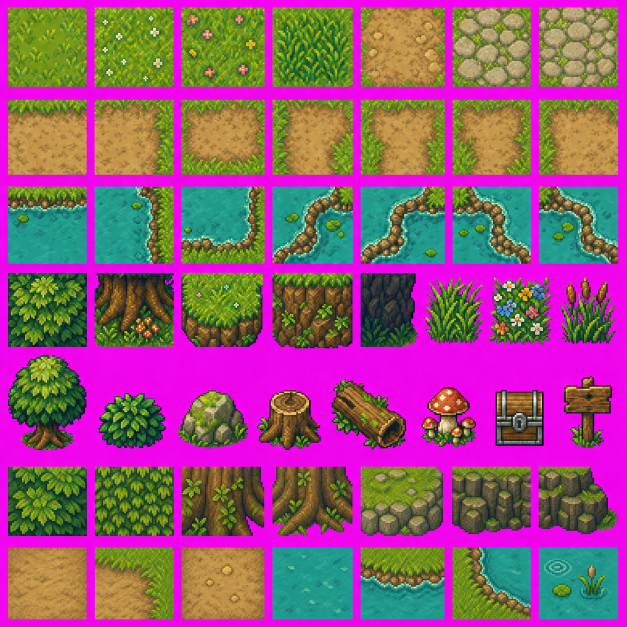
#> input picture Assets/Art/Map/Source/Forest/forest-gba-design-master.png, 1254 x 1254 px, found by its file name (shown at 1/2 size)
$ python build_forest_gba_atlas.py
#> lines starting #> are read from the running program, lines starting #| are printed output that depends on the picture; after the words box and inside, x2 and y2 are one past the last pixel; in counts of white or black regions, pixels touching at a corner belong together
#!/usr/bin/env python3
"""承認済みSourceを正規化し、Unity用の単一Production Atlasへ格納する。

見た目の質感はSourceから保持する。許可する処理は切り出し、外周Magentaの透過、
Nearest Neighbor縮小、透明Padding、道路接続形状の決定的合成、格納と検査に限定する。
"""

from __future__ import annotations

from collections import deque
import hashlib
import json
from pathlib import Path
from statistics import median

from PIL import Image


MASTER_PATH = Path("Assets/Art/Map/Source/Forest/forest-gba-design-master.png")
EXTENSION_ROOT = Path("Assets/Art/Map/Source/Forest/Extensions")
GENERATED_OBSTACLE_ROOT = Path(
    "Assets/Art/Generated/MapAuthoring/Source/ObstacleVisuals"
)
GENERATED_DECORATION_ROOT = Path(
    "Assets/Art/Generated/MapAuthoring/Source/Decorations"
)
GENERATED_SURFACE_ROOT = Path(
    "Assets/Art/Generated/MapAuthoring/Source/Surfaces"
)
GENERATED_EDGE_ROOT = Path(
    "Assets/Art/Generated/MapAuthoring/Source/Edges"
)
OUTPUT_ROOT = Path("Assets/Art/Map/Production/Forest")
ATLAS_PATH = OUTPUT_ROOT / "forest-gba-production-atlas.png"
CATALOG_PATH = OUTPUT_ROOT / "forest-gba-production-atlas.json"
QA_PATH = Path("Assets/Art/Generated/MapAuthoring/QA/forest-gba-production-atlas-v4-3.png")
MASTER_SHA256 = "D90F51F33EFB470728924B8088035E777AAE7E0DF133AB3A799522114A50B705"

ATLAS_SIZE = 1024
TILE_SIZE = 32
EDGE_VARIANT_COUNT = 4
ROAD_SOCKET_START = 6
ROAD_SOCKET_END = 26
ROAD_SOCKET_COLLAR = 2

ROW_1 = (12, 175)
ROW_5 = (710, 900)
ROW_7 = (1094, 1254)
TOP_COLUMNS = (
    (14, 175),
    (188, 347),
    (361, 530),
    (544, 707),
    (720, 890),
    (903, 1063),
    (1077, 1237),
)
PROP_COLUMNS = (
    (14, 172),
    (197, 331),
    (355, 496),
    (512, 642),
    (663, 812),
    (842, 953),
    (990, 1088),
    (1128, 1225),
)

NORTH = 1
EAST = 2
SOUTH = 4
WEST = 8
BLOB_NORTH = 1
BLOB_NORTH_EAST = 2
BLOB_EAST = 4
BLOB_SOUTH_EAST = 8
BLOB_SOUTH = 16
BLOB_SOUTH_WEST = 32
BLOB_WEST = 64
BLOB_NORTH_WEST = 128


# [36 lines left out: function canonical_blob_masks, not called in this run]


def is_key_color(pixel: tuple[int, int, int, int]) -> bool:
    """ImageGenの平坦なMagentaと、その境界に残る近似色を判定する。"""

    red, green, blue, alpha = pixel
    # ImageGen は指定した単色背景にも、ごく細い色揺れを付けることがある。
    # 境界から連結した高彩度の赤紫だけを Key とみなし、素材内の花色は残す。
    return (
        alpha > 0
        and red >= 130
        and blue >= 125
        and red - green >= 35
        and blue - green >= 35
        and abs(red - blue) <= 95
    )


def is_extended_key_color(pixel: tuple[int, int, int, int]) -> bool:
    """Water Cell外周の生成色揺れまで含め、Crop境界を見つけるための広義Keyを判定する。"""

    red, green, blue, alpha = pixel
    return (
        alpha > 0
        and red >= 85
        and blue >= 85
        and red + blue >= green * 2 + 30
    )


def border_key_to_alpha(image: Image.Image, key_test=is_key_color) -> Image.Image:
    """外周から連続するMagentaだけを透明化し、素材内の花色は保持する。"""

    rgba = image.convert("RGBA")
    pixels = rgba.load()
    width, height = rgba.size
    pending: deque[tuple[int, int]] = deque()
    visited: set[tuple[int, int]] = set()
    for x in range(width):
        pending.append((x, 0))
        pending.append((x, height - 1))
    for y in range(height):
        pending.append((0, y))
        pending.append((width - 1, y))

    while pending:
        x, y = pending.popleft()
        if (x, y) in visited or not key_test(pixels[x, y]):
            continue
        visited.add((x, y))
        pixels[x, y] = (255, 0, 255, 0)
        if x > 0:
            pending.append((x - 1, y))
        if x + 1 < width:
            pending.append((x + 1, y))
        if y > 0:
            pending.append((x, y - 1))
        if y + 1 < height:
            pending.append((x, y + 1))

    alpha = rgba.getchannel("A").point(lambda value: 255 if value else 0)
    rgba.putalpha(alpha)
    return rgba


def contiguous_ranges(values: list[bool]) -> list[tuple[int, int]]:
    """Trueが連続する半開区間を返す。"""

    ranges: list[tuple[int, int]] = []
    start: int | None = None
    for index, value in enumerate(values + [False]):
        if value and start is None:
            start = index
        elif not value and start is not None:
            ranges.append((start, index))
            start = None
    return ranges


def non_key_mask(image: Image.Image) -> list[list[bool]]:
    """Source Sheetの作画PixelだけをTrueにしたMaskを作る。"""

    rgba = image.convert("RGBA")
    pixels = rgba.load()
    width, height = rgba.size
    return [
        [not is_key_color(pixels[x, y]) for x in range(width)]
        for y in range(height)
    ]


def detect_equal_grid(image: Image.Image, columns: int, rows: int) -> list[tuple[int, int, int, int]]:
    """Magenta gutterで分離された均等Gridを検出し、全Cellへ同じ大きさのRectを返す。"""

    mask = non_key_mask(image)
    width, height = image.size
    row_ranges = contiguous_ranges([any(row) for row in mask])
    row_ranges = [bounds for bounds in row_ranges if bounds[1] - bounds[0] >= 8]
    if len(row_ranges) != rows:
        raise ValueError(f"Expected {rows} occupied rows, got {len(row_ranges)} for {image.size}")

    centers_by_column: list[list[float]] = [[] for _ in range(columns)]
    widths: list[int] = []
    for top, bottom in row_ranges:
        occupied_columns = [any(mask[y][x] for y in range(top, bottom)) for x in range(width)]
        ranges = [bounds for bounds in contiguous_ranges(occupied_columns) if bounds[1] - bounds[0] >= 4]
        expected_in_row = columns - 1 if columns == 8 and rows == 6 and top == row_ranges[-1][0] else columns
        if len(ranges) != expected_in_row:
            raise ValueError(f"Expected {columns} occupied columns, got {len(ranges)} in row {top}:{bottom}")
        for column, (left, right) in enumerate(ranges):
            centers_by_column[column].append((left + right - 1) / 2)
            widths.append(right - left)

    column_centers = [median(values) for values in centers_by_column]
    row_centers = [(top + bottom - 1) / 2 for top, bottom in row_ranges]
    heights = [bottom - top for top, bottom in row_ranges]
    cell_size = max(max(widths), max(heights))
    if cell_size % 2:
        cell_size += 1

    rects: list[tuple[int, int, int, int]] = []
    for row_center in row_centers:
        for column_center in column_centers:
            left = round(column_center - cell_size / 2)
            top = round(row_center - cell_size / 2)
            left = max(0, min(width - cell_size, left))
            top = max(0, min(height - cell_size, top))
            rects.append((left, top, cell_size, cell_size))
    return rects


def crop_rect(image: Image.Image, rect: tuple[int, int, int, int]) -> Image.Image:
    """左上原点のRectを切り出す。"""

    x, y, width, height = rect
    return image.crop((x, y, x + width, y + height))


# [5 lines left out: function normalize_tile, not called in this run]


def normalize_generated_surface_tile(image: Image.Image) -> Image.Image:
    """生成SheetのMagenta gutterを除き、全面地形差分を不透明32pxへ規格化する。"""

    # 生成画像のgutter境界には赤紫の色揺れが一列だけ残る場合がある。
    # 広義Keyを外周連結Pixelだけへ適用し、地形色を巻き込まずに除去する。
    rgba = border_key_to_alpha(image, key_test=is_extended_key_color)
    bounds = rgba.getchannel("A").getbbox()
    if bounds is None:
        raise ValueError("Generated surface cell has no opaque pixels")
    cropped = rgba.crop(bounds).resize((TILE_SIZE, TILE_SIZE), Image.Resampling.NEAREST)
    cropped.putalpha(Image.new("L", cropped.size, 255))
    pixels = cropped.load()
    if any(
        is_extended_key_color(pixels[x, y])
        for y in range(cropped.height)
        for x in range(cropped.width)
    ):
        raise ValueError("Generated surface cell retains magenta gutter pixels")
    return cropped


def load_surface_variants(
    source_path: Path,
    columns: int,
    rows: int,
) -> list[tuple[Image.Image, tuple[int, int, int, int]]]:
    """均等Gridの生成Sourceから、同一材質の全面差分と元Rectを順に読み出す。"""

    source = Image.open(source_path).convert("RGBA")
    rects = detect_equal_grid(source, columns, rows)
    expected_count = columns * rows
    if len(rects) != expected_count:
        raise ValueError(
            f"Expected {expected_count} surface variants, got {len(rects)}: {source_path}"
        )
    variants = [
        (normalize_generated_surface_tile(crop_rect(source, rect)), rect)
        for rect in rects
    ]
    images = [variant[0] for variant in variants]
    if len({image.tobytes() for image in images}) != expected_count:
        raise ValueError(f"Surface variants must be visually distinct: {source_path}")

    average_colors: list[tuple[float, float, float]] = []
    for image in images:
        pixels = image.load()
        pixel_count = image.width * image.height
        average_colors.append(
            tuple(
                sum(
                    pixels[x, y][channel]
                    for y in range(image.height)
                    for x in range(image.width)
                )
                / pixel_count
                for channel in range(3)
            )
        )
    for channel in range(3):
        channel_values = [color[channel] for color in average_colors]
        if max(channel_values) - min(channel_values) > 8.0:
            raise ValueError(
                f"Surface variants differ too much in average color: {source_path}, channel={channel}"
            )

    # Cell外周だけ暗い／明るい生成物は、並べたときに32pxの枠として現れる。
    # 各辺の平均色がTile全体から大きく逸脱しないことをSource更新時にも保証する。
    for image, average_color in zip(images, average_colors):
        pixels = image.load()
        edges = (
            [pixels[x, 0] for x in range(image.width)],
            [pixels[x, image.height - 1] for x in range(image.width)],
            [pixels[0, y] for y in range(image.height)],
            [pixels[image.width - 1, y] for y in range(image.height)],
        )
        for edge in edges:
            for channel in range(3):
                edge_average = sum(pixel[channel] for pixel in edge) / len(edge)
                if abs(edge_average - average_color[channel]) > 18.0:
                    raise ValueError(
                        f"Surface variant has a visible edge band: {source_path}, channel={channel}"
                    )
    return variants


# [71 lines left out: functions normalize_edge_profile_tile, load_edge_profile_variants, not called in this run]


def average_rgb(image: Image.Image) -> tuple[float, float, float]:
    """不透明Pixelの平均RGBを返し、素材と芝を分ける基準色に使う。"""

    pixels = [pixel for pixel in image.convert("RGBA").get_flattened_data() if pixel[3] > 0]
    if not pixels:
        raise ValueError("Cannot calculate an average color from an empty image")
    return tuple(sum(pixel[channel] for pixel in pixels) / len(pixels) for channel in range(3))


# [485 lines left out: functions dilate_mask, fill_material_region, canonicalize_overlay_edges, expected_overlay_alpha_edge, extract_material_overlay, edge_socket and 11 more, not called in this run]


def source_hash(path: Path) -> str:
    return hashlib.sha256(path.read_bytes()).hexdigest().upper()


def main() -> None:
    if (ROAD_SOCKET_START, ROAD_SOCKET_END) != (6, 26):
        raise ValueError("Road socket contract must remain the centered 20px range [6, 26)")
    if source_hash(MASTER_PATH) != MASTER_SHA256:
        raise ValueError("Design master hash differs from the approved v4 contract")

    master = Image.open(MASTER_PATH).convert("RGBA")
    sprites: list[dict[str, object]] = []

    # [20 lines left out: function add_sprite, not called in this run]

    grass_surface_path = GENERATED_SURFACE_ROOT / "grass-surface-variants-source.png"
    grass_variants = load_surface_variants(grass_surface_path, 4, 2)
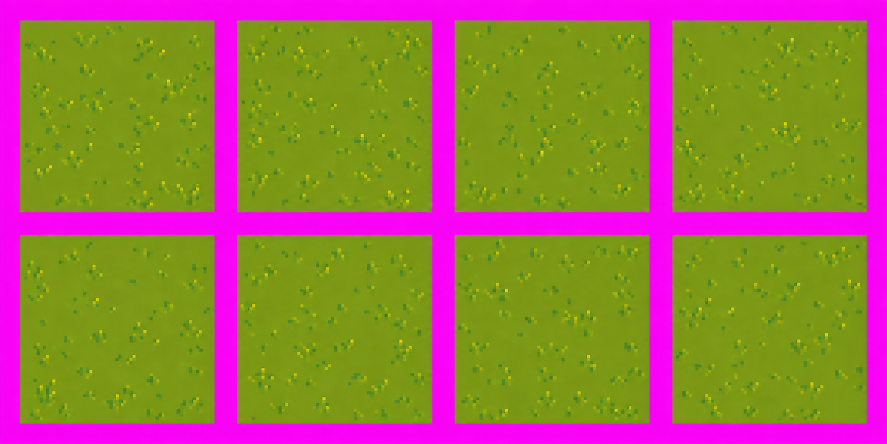
#> input picture Assets/Art/Generated/MapAuthoring/Source/Surfaces/grass-surface-variants-source.png, 1774 x 887 px, found by its file name (shown at 1/2 size)
#> in detect_equal_grid, `mask = non_key_mask(image)`: mask = 887 items
#> the loop in contiguous_ranges, `for index, value in enumerate(values + [False]):` made 888 passes
#> (value, start) on pass 41: (True, 40)
#> after the loop in contiguous_ranges, `for index, value in enumerate(values + [False]):`: ranges = [(40, 425), (470, 847)]
#> the loop in detect_equal_grid, `for top, bottom in row_ranges:` made 2 passes
#> (top, bottom, ranges, expected_in_row) on passes 1 to 2: (40, 425, [(40, 429), (474, 864), (909, 1299), (1345, 1734)], 4), (470, 847, [(40, 429), (474, 864), (909, 1299), (1345, 1734)], 4)
#> after the loop in detect_equal_grid, `for top, bottom in row_ranges:`: widths = [389, 390, 390, 389, 389, 390, 390, 389]
#> in detect_equal_grid, `row_centers = [(top + bottom - 1) / 2 for top, bottom in row_ranges]`: row_centers = [232, 658]
#> in detect_equal_grid, `heights = [bottom - top for top, bottom in row_ranges]`: heights = [385, 377]
#> in detect_equal_grid, `cell_size = max(max(widths), max(heights))`: cell_size = 390
#> the loop in detect_equal_grid, `for row_center in row_centers:` made 2 passes
#> row_center on passes 1 to 2: 232, 658
#> after the loop in detect_equal_grid, `for row_center in row_centers:`: rects = [(39, 37, 390, 390), (474, 37, 390, 390), (908, 37, 390, 390), (1344, 37, 390, 390), (39, 463, 390, 390), (474, 463, 390, 390), (908, 463, 390, 390), (1344, 463, 390, 390)]
#> in crop_rect, `return image.crop((x, y, x + width, y + height))`:
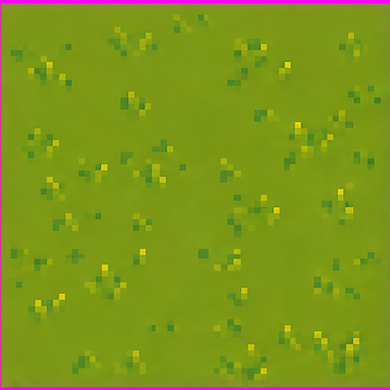
#> returned value: PIL image 390x390 RGBA; mean R, G, B, A 126, 149.2, 26.3, 255
#> after the loop in border_key_to_alpha, `while pending:`: visited = 3116 items
#> in border_key_to_alpha, `alpha = rgba.getchannel("A").point(lambda value: 255 if value else 0)`:
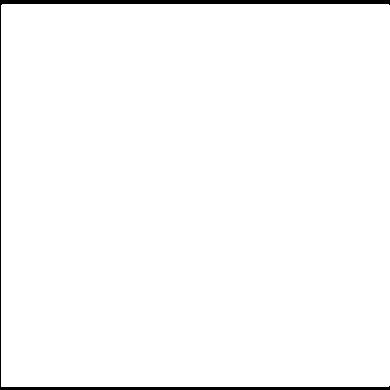
#> alpha: PIL image 390x390 L; 98% white; 1 black region, box (x1, y1, x2, y2) and area: (0, 0, 390, 390) 3116
#> in border_key_to_alpha, `rgba.putalpha(alpha)`:
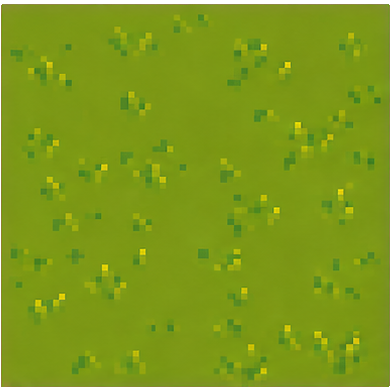
#> rgba: PIL image 390x390 RGBA; mean R, G, B, A 126.4, 148.8, 27, 249.8; transparent parts drawn white
#> in normalize_generated_surface_tile, `bounds = rgba.getchannel("A").getbbox()`: bounds = (1, 4, 390, 387)
#> in normalize_generated_surface_tile, `cropped = rgba.crop(bounds).resize((TILE_SIZE, TILE_SIZE), Image.Resam..`:
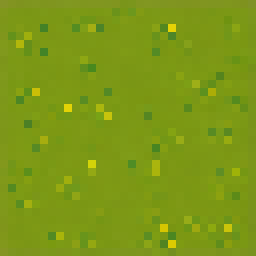
#> cropped: PIL image 32x32 RGBA (shown 8 times larger); mean R, G, B, A 123.9, 152.3, 21.9, 255
#> in crop_rect (call 6), `return image.crop((x, y, x + width, y + height))`:
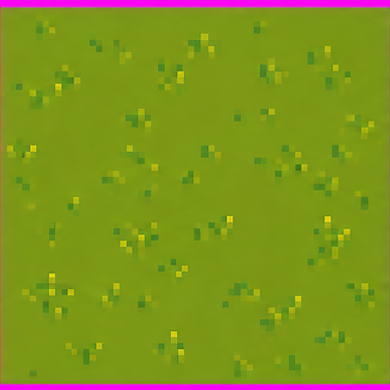
#> returned value: PIL image 390x390 RGBA; mean R, G, B, A 127.8, 147.2, 29.6, 255
#> in border_key_to_alpha (call 6), `rgba.putalpha(alpha)`:
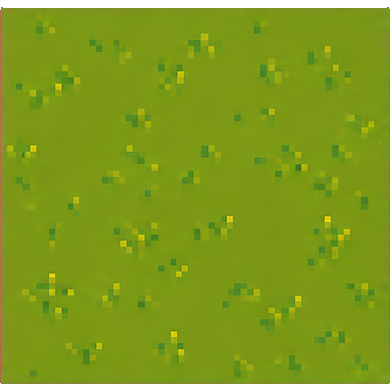
#> rgba: PIL image 390x390 RGBA; mean R, G, B, A 128.3, 146.6, 30.5, 245.8; transparent parts drawn white
#> (the rest of the program and of its run is left out)
